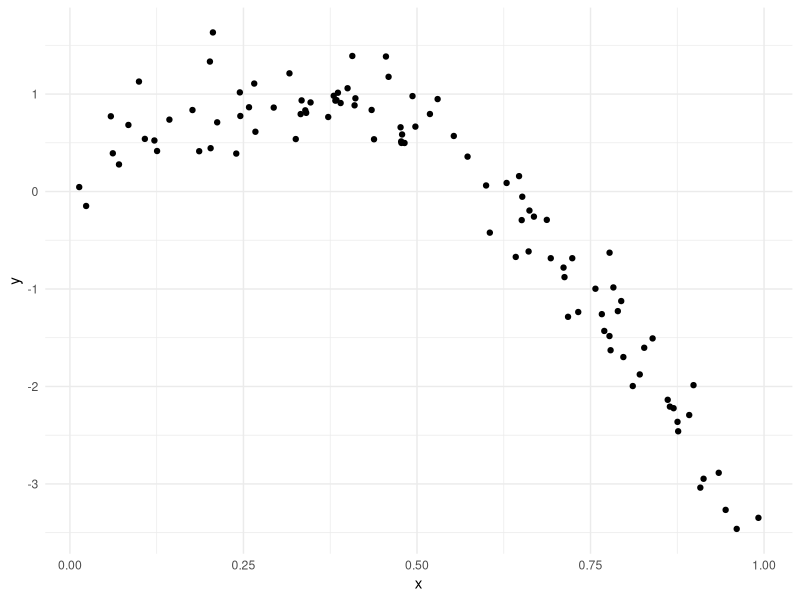
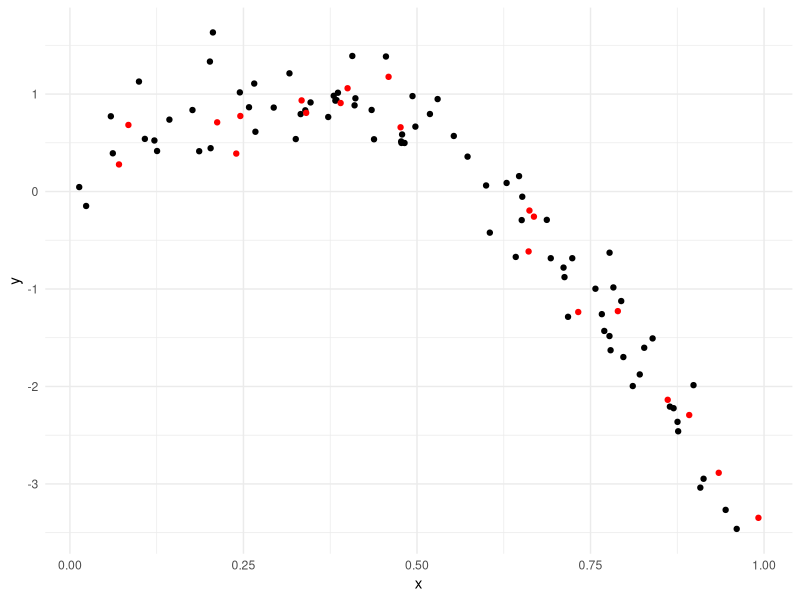
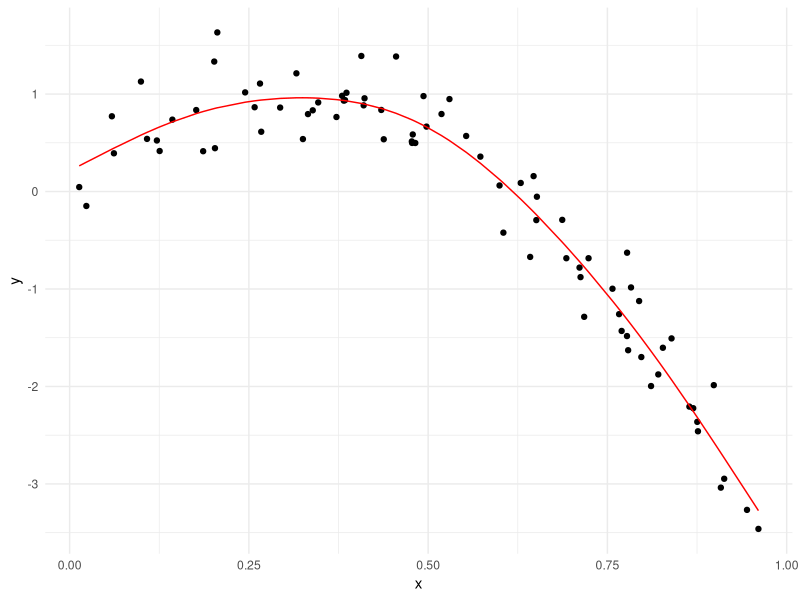
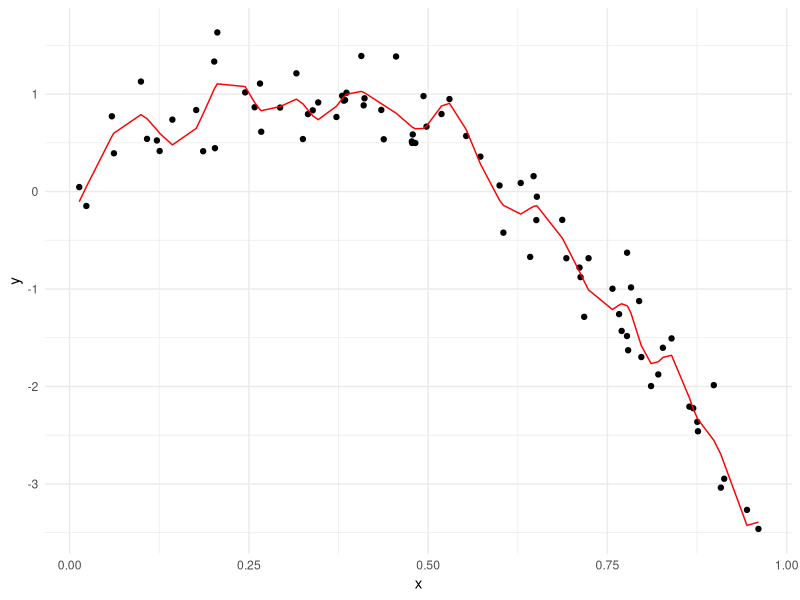
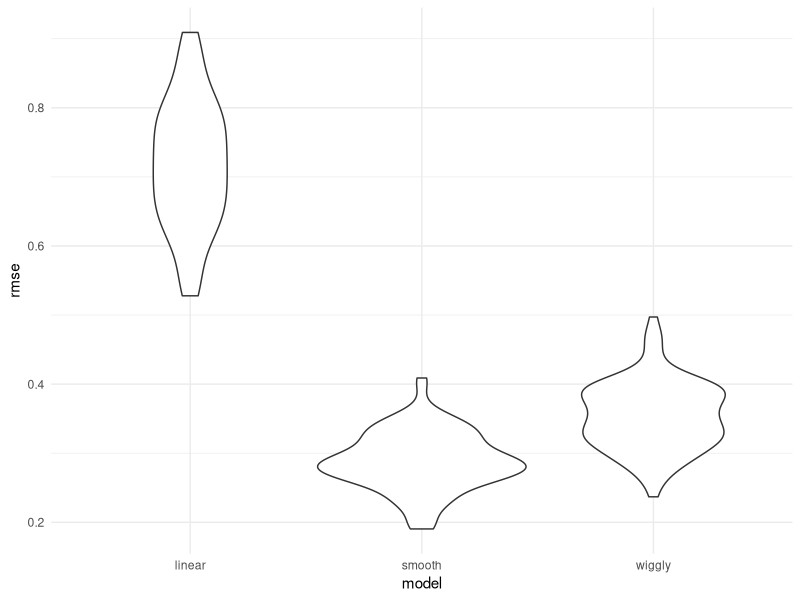
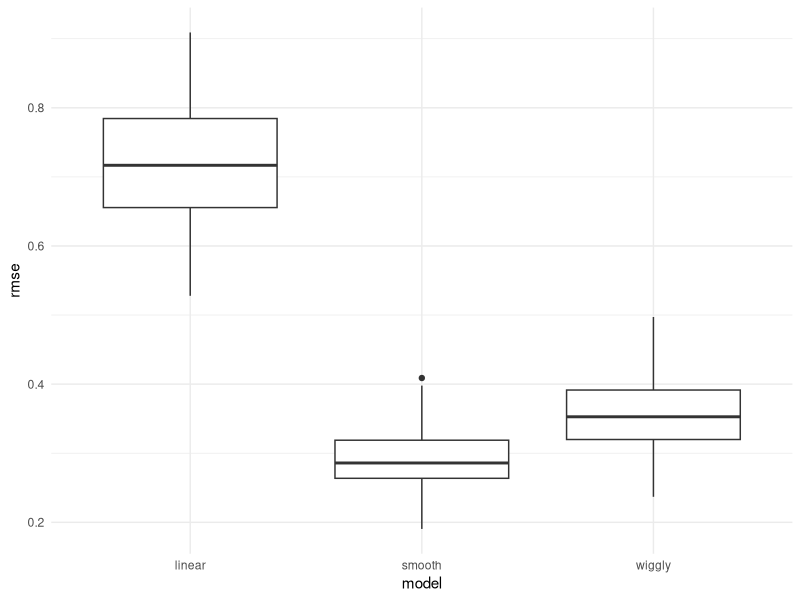

These figures' R source, in order:
## ---- chunk 1
library(tidyverse)
library(viridis)
library(modelr)
library(mgcv) ##fit for nonlinear models

knitr::opts_chunk$set(
  fig.width = 6,
  fig.asp = .6,
  out.width = "90%"
)

theme_set(theme_minimal() + theme(legend.position = "bottom"))

options(
  ggplot2.continuous.colour = "viridis",
  ggplot2.continuous.fill = "viridis"
)

scale_colour_discrete = scale_colour_viridis_d
scale_fill_discrete = scale_fill_viridis_d

set.seed(1)
## ---- chunk 2
nonlin_df = 
  tibble(
    id = 1:100,
    x = runif(100, 0, 1),
    y = 1 - 10 * (x - .3) ^ 2 + rnorm(100, 0, .3)
  )

nonlin_df %>% 
  ggplot(aes(x = x, y = y)) + 
  geom_point()
## ---- chunk 3
train_df = sample_n(nonlin_df, 80)
test_df = anti_join(nonlin_df, train_df, by = "id")

ggplot(train_df, aes(x = x, y = y)) + 
  geom_point() + 
  geom_point(data = test_df, color = "red")
## ---- chunk 4
linear_mod = lm(y ~ x, data = train_df)
smooth_mod = mgcv::gam(y ~ s(x), data = train_df) #s:smooth function
wiggly_mod = mgcv::gam(y ~ s(x, k = 30), sp = 10e-6, data = train_df)
## ---- chunk 5
train_df %>% 
  add_predictions(smooth_mod) %>% 
  ggplot(aes(x = x, y = y)) + geom_point() + 
  geom_line(aes(y = pred), color = "red")
## ---- chunk 6
train_df %>% 
  add_predictions(wiggly_mod) %>% 
  ggplot(aes(x = x, y = y)) + geom_point() + 
  geom_line(aes(y = pred), color = "red")
## ---- chunk 7
rmse(linear_mod, test_df)
rmse(smooth_mod, test_df)
rmse(wiggly_mod, test_df)
## ---- chunk 8
cv_df = 
  crossv_mc(nonlin_df, 100) %>% ## 100 times
  mutate(
    train = map(train, as_tibble),
    test = map(test, as_tibble))
## ---- chunk 9
cv_df = 
  cv_df %>% 
  mutate(
    linear_mod  = map(.x = train, ~lm(y ~ x, data = .x)),
    smooth_mod  = map(.x = train, ~gam(y ~ s(x), data = .x)),
    wiggly_mod  = map(.x = train, ~gam(y ~ s(x, k = 30), sp = 10e-6, data = .x))) %>% 
  mutate(
    rmse_linear = map2_dbl(.x = linear_mod, .y = test, ~rmse(model = .x, data = .y)),
    rmse_smooth = map2_dbl(.x = smooth_mod, .y = test, ~rmse(model = .x, data = .y)),
    rmse_wiggly = map2_dbl(.x = wiggly_mod, .y = test, ~rmse(model = .x, data = .y)))

cv_df
## ---- chunk 10
cv_df %>% 
  select(starts_with("rmse")) %>% 
  pivot_longer(
    everything(),
    names_to = "model", 
    values_to = "rmse",
    names_prefix = "rmse_") %>% 
  mutate(model = fct_inorder(model)) %>% 
  ggplot(aes(x = model, y = rmse)) + geom_violin()
## ---- chunk 11
cv_df %>% 
  select(.id, starts_with("rmse")) %>% 
  pivot_longer(
    rmse_linear:rmse_wiggly,
    names_to = "model", 
    values_to = "rmse",
    names_prefix = "rmse_") %>% 
  mutate(model = fct_inorder(model)) %>% 
  ggplot(aes(x = model, y = rmse)) + geom_boxplot()
